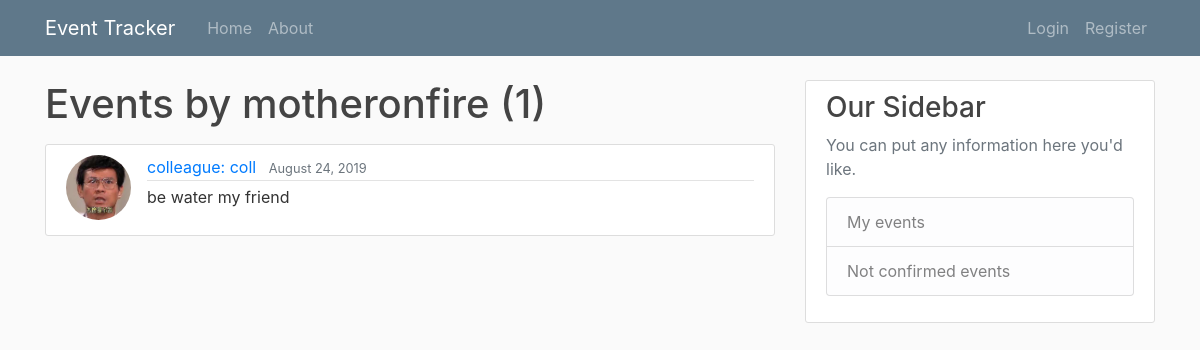
The page /user/motheronfire/ on the database as committed earlier.
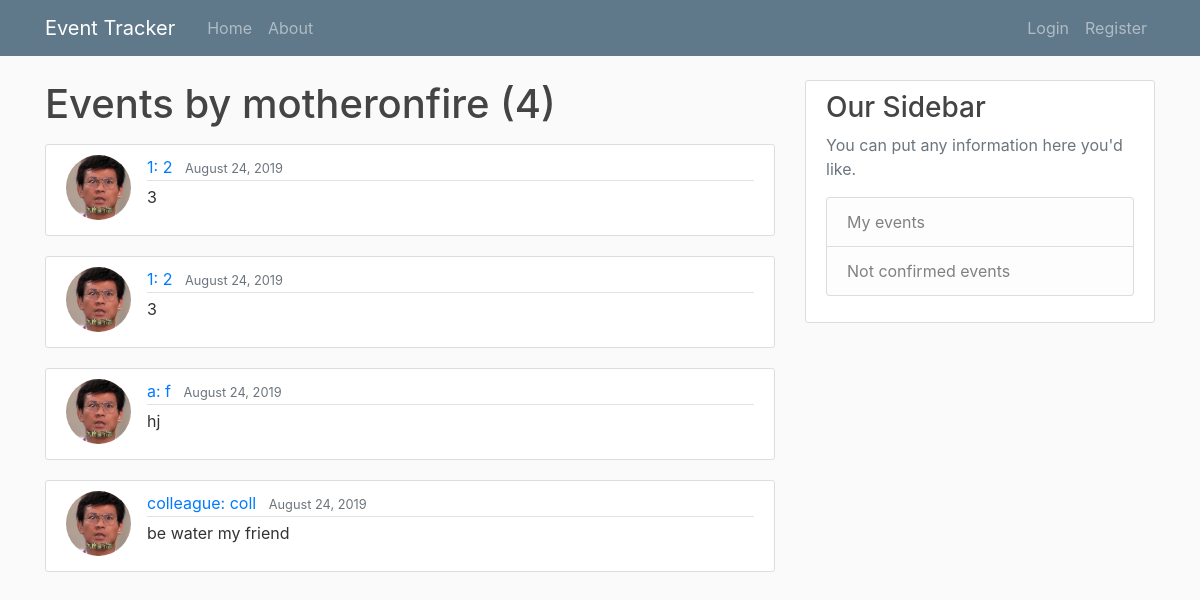
The same page on the database as committed later.
### tracker/models.py (models this page shows, shortened)
class Event(models.Model):
    key = models.CharField(max_length=50)
    value = models.CharField(max_length=50)
    description = models.TextField()
    created_at = models.DateTimeField(default=timezone.now)
    last_modified = models.DateTimeField(auto_now=True)
    confirmed_user = models.ManyToManyField(User)

### users/models.py (models this page shows, shortened)
class Profile(models.Model):
    user = models.OneToOneField(User, on_delete=models.CASCADE)
    image = models.ImageField(default='profile_pics/default.jpg', upload_to='profile_pics')

### tracker/views.py (the view)
# urls.py: path('user/<str:username>/', UserEventListView.as_view(), name='user-events'),
class UserEventListView(ListView):
    model = Event
    template_name = 'tracker/user_events.html'
    context_object_name = 'events'
    paginate_by = 10
    def get_queryset(self):
        user = get_object_or_404(User, username=self.kwargs.get('username'))
        return Event.objects.filter(confirmed_user=user).order_by('-last_modified')

### tracker/templates/tracker/user_events.html (shortened to what this page needs)
{% extends "tracker/base.html" %}
{% block content %}
    <h1 class="mb-3">Events by {{ view.kwargs.username }} ({{ page_obj.paginator.count }})</h1>
    {% for event in events %}
        <article class="media content-section">
            <a href="{% url 'user-events' event.confirmed_user.first.username %}"><img class="rounded-circle article-img" src="{{ event.confirmed_user.first.profile.image.url }}"></a>
            <div class="media-body">
                <div class="article-metadata">
                    <a class="mr-2" href="{% url 'event-detail' event.id %}">{{ event.key }}: {{ event.value }}</a>
                    <small class="text-muted">{{ event.created_at|date:"F j, Y" }}</small>
                </div>
                <p class="article-content">{{ event.description }}</p>
            </div>
        </article>
    {% endfor %}
{% endblock %}

### tracker/templates/tracker/base.html (shortened to what this page needs)
{% load static %}
<!DOCTYPE html>
<html lang="en">
<head>
    <link rel="stylesheet" href="https://maxcdn.bootstrapcdn.com/bootstrap/4.0.0/css/bootstrap.min.css"
>
    <link rel="stylesheet" type="text/css" href="{% static 'tracker/main.css' %}">
    <nav class="navbar navbar-expand-md navbar-dark bg-steel fixed-top">
        <div class="container">
            <a class="navbar-brand mr-4" href="/">Event Tracker</a>
            <div class="collapse navbar-collapse" id="navbarToggle">
                <div class="navbar-nav mr-auto">
                    <a class="nav-item nav-link" href="{% url 'tracker-home' %}">Home</a>
                    <a class="nav-item nav-link" href="/about">About</a>
                </div>
                <div class="navbar-nav">
                    {% if user.is_authenticated %}
                        <a class="nav-item nav-link" href="{% url 'event-create' %}">New Event</a>
                        <a class="nav-item nav-link" href="{% url 'profile' %}">Profile</a>
                        <a class="nav-item nav-link" href="{% url 'logout' %}">Logout</a>
                    {% else %}
                        <a class="nav-item nav-link" href="{% url 'login' %}">Login</a>
                        <a class="nav-item nav-link" href="{% url 'register' %}">Register</a>
                    {% endif %}
                </div>
            </div>
        </div>
    </nav>
</head>
<body>
<main role="main" class="container">
    <div class="row">
        <div class="col-md-8">
            {% block content %}{% endblock %}
        </div>
        <div class="col-md-4">
            <div class="content-section">
                <h3>Our Sidebar</h3>
                <p class='text-muted'>You can put any information here you'd like.
                <ul class="list-group">
                    <li class="list-group-item list-group-item-light">My events</li>
                    <li class="list-group-item list-group-item-light">Not confirmed events</li>
                </ul>
                </p>
            </div>
        </div>
    </div>
</main>
</body>
</html>

### tracker/static/tracker/main.css (style rules this page uses)
body { background: #fafafa; color: #333333; margin-top: 5rem; }
h1, h2, h3, h4, h5, h6 { color: #444444; }
ul { margin: 0; }
.bg-steel { background-color: #5f788a; }
.content-section { background: #ffffff; padding: 10px 20px; border: 1px solid #dddddd; border-radius: 3px; margin-bottom: 20px; }
.article-content { white-space: pre-line; }
.article-img { height: 65px; width: 65px; margin-right: 16px; }
.article-metadata { padding-bottom: 1px; margin-bottom: 4px; border-bottom: 1px solid #e3e3e3 }

Rows that differ between the two databases and show on the page:
added Event: confirmed_user.first.profile.image (picture), key "1", value "2", created_at "August 24, 2019", description "3"
added Event: confirmed_user.first.profile.image (picture), key "1", value "2", created_at "August 24, 2019", description "3"
added Event: confirmed_user.first.profile.image (picture), key "a", value "f", created_at "August 24, 2019", description "hj"
Other text that changed with them:
{{ page_obj.paginator.count }}: "1" → "4"
